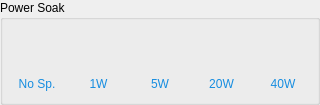
             <widget class="QGroupBox" name="powerSoakSection">
              <property name="minimumSize">
               <size>
                <width>320</width>
                <height>0</height>
               </size>
              </property>
              <property name="maximumSize">
               <size>
                <width>320</width>
                <height>16777215</height>
               </size>
              </property>
              <property name="styleSheet">
               <string notr="true">QLabel {
    color: #168de0;
}
</string>
              </property>
              <property name="title">
               <string>Power Soak</string>
              </property>
              <layout class="QHBoxLayout" name="soakLayout">
               <property name="spacing">
                <number>10</number>
               </property>
               <property name="leftMargin">
                <number>8</number>
               </property>
               <property name="rightMargin">
                <number>8</number>
               </property>
               <item>
                <layout class="QVBoxLayout" name="soak0Container">
                 <item alignment="Qt::AlignmentFlag::AlignHCenter|Qt::AlignmentFlag::AlignBottom">
                  <widget class="QToolButton" name="btnSoakNoSp">
                   <property name="styleSheet">
                    <string notr="true">QToolButton { border: none; background-color: transparent; min-width: 36px; max-width: 36px; min-height: 36px; max-height: 36px; padding: 0px; border-image: url(:/img/led-button-yellow.png) 0 120 0 0; }
QToolButton:hover { background-color: rgba(255, 255, 255, 0.05); border-radius: 18px; }
QToolButton:checked { border-image: url(:/img/led-button-yellow.png) 0 0 0 120; }</string>
                   </property>
                   <property name="checkable">
                    <bool>true</bool>
                   </property>
                  </widget>
                 </item>
                 <item alignment="Qt::AlignmentFlag::AlignTop">
                  <widget class="QLabel" name="lblSoakNoSp">
                   <property name="minimumSize">
                    <size>
                     <width>0</width>
                     <height>0</height>
                    </size>
                   </property>
                   <property name="maximumSize">
                    <size>
                     <width>16777215</width>
                     <height>16777215</height>
                    </size>
                   </property>
                   <property name="text">
                    <string>No Sp.</string>
                   </property>
                   <property name="alignment">
                    <set>Qt::AlignmentFlag::AlignHCenter|Qt::AlignmentFlag::AlignTop</set>
                   </property>
                  </widget>
                 </item>
                </layout>
               </item>
               <item>
                <layout class="QVBoxLayout" name="soak1Container">
                 <item alignment="Qt::AlignmentFlag::AlignHCenter|Qt::AlignmentFlag::AlignBottom">
                  <widget class="QToolButton" name="btnSoak1W">
                   <property name="styleSheet">
                    <string notr="true">QToolButton { border: none; background-color: transparent; min-width: 36px; max-width: 36px; min-height: 36px; max-height: 36px; padding: 0px; border-image: url(:/img/led-button-yellow.png) 0 120 0 0; }
QToolButton:hover { background-color: rgba(255, 255, 255, 0.05); border-radius: 18px; }
QToolButton:checked { border-image: url(:/img/led-button-yellow.png) 0 0 0 120; }</string>
                   </property>
                   <property name="checkable">
                    <bool>true</bool>
                   </property>
                  </widget>
                 </item>
                 <item alignment="Qt::AlignmentFlag::AlignTop">
                  <widget class="QLabel" name="lblSoak1W">
                   <property name="minimumSize">
                    <size>
                     <width>0</width>
                     <height>0</height>
                    </size>
                   </property>
                   <property name="maximumSize">
                    <size>
                     <width>16777215</width>
                     <height>16777215</height>
                    </size>
                   </property>
                   <property name="text">
                    <string>1W</string>
                   </property>
                   <property name="alignment">
                    <set>Qt::AlignmentFlag::AlignHCenter|Qt::AlignmentFlag::AlignTop</set>
                   </property>
                  </widget>
                 </item>
                </layout>
               </item>
               <item>
                <layout class="QVBoxLayout" name="soak3Container">
                 <item alignment="Qt::AlignmentFlag::AlignHCenter|Qt::AlignmentFlag::AlignBottom">
                  <widget class="QToolButton" name="btnSoak5W">
                   <property name="styleSheet">
                    <string notr="true">QToolButton { border: none; background-color: transparent; min-width: 36px; max-width: 36px; min-height: 36px; max-height: 36px; padding: 0px; border-image: url(:/img/led-button-yellow.png) 0 120 0 0; }
QToolButton:hover { background-color: rgba(255, 255, 255, 0.05); border-radius: 18px; }
QToolButton:checked { border-image: url(:/img/led-button-yellow.png) 0 0 0 120; }</string>
                   </property>
                   <property name="checkable">
                    <bool>true</bool>
                   </property>
                  </widget>
                 </item>
                 <item>
                  <widget class="QLabel" name="lblSoak5W">
                   <property name="text">
                    <string>5W</string>
                   </property>
                   <property name="alignment">
                    <set>Qt::AlignmentFlag::AlignHCenter|Qt::AlignmentFlag::AlignTop</set>
                   </property>
                  </widget>
                 </item>
                </layout>
               </item>
               <item>
                <layout class="QVBoxLayout" name="soak4Container">
                 <item alignment="Qt::AlignmentFlag::AlignHCenter|Qt::AlignmentFlag::AlignBottom">
                  <widget class="QToolButton" name="btnSoak20W">
                   <property name="styleSheet">
                    <string notr="true">QToolButton { border: none; background-color: transparent; min-width: 36px; max-width: 36px; min-height: 36px; max-height: 36px; padding: 0px; border-image: url(:/img/led-button-yellow.png) 0 120 0 0; }
QToolButton:hover { background-color: rgba(255, 255, 255, 0.05); border-radius: 18px; }
QToolButton:checked { border-image: url(:/img/led-button-yellow.png) 0 0 0 120; }</string>
                   </property>
                   <property name="checkable">
                    <bool>true</bool>
                   </property>
                  </widget>
                 </item>
                 <item>
                  <widget class="QLabel" name="lblSoak20W">
                   <property name="text">
                    <string>20W</string>
                   </property>
                   <property name="alignment">
                    <set>Qt::AlignmentFlag::AlignHCenter|Qt::AlignmentFlag::AlignTop</set>
                   </property>
                  </widget>
                 </item>
                </layout>
               </item>
               <item>
                <layout class="QVBoxLayout" name="soak5Container">
                 <item alignment="Qt::AlignmentFlag::AlignHCenter|Qt::AlignmentFlag::AlignBottom">
                  <widget class="QToolButton" name="btnSoak40W">
                   <property name="styleSheet">
                    <string notr="true">QToolButton { border: none; background-color: transparent; min-width: 36px; max-width: 36px; min-height: 36px; max-height: 36px; padding: 0px; border-image: url(:/img/led-button-yellow.png) 0 120 0 0; }
QToolButton:hover { background-color: rgba(255, 255, 255, 0.05); border-radius: 18px; }
QToolButton:checked { border-image: url(:/img/led-button-yellow.png) 0 0 0 120; }</string>
                   </property>
                   <property name="checkable">
                    <bool>true</bool>
                   </property>
                  </widget>
                 </item>
                 <item>
                  <widget class="QLabel" name="lblSoak40W">
                   <property name="text">
                    <string>40W</string>
                   </property>
                   <property name="alignment">
                    <set>Qt::AlignmentFlag::AlignHCenter|Qt::AlignmentFlag::AlignTop</set>
                   </property>
                  </widget>
                 </item>
                </layout>
               </item>
              </layout>
             </widget>
